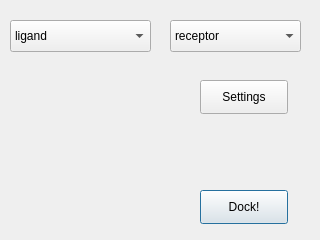
<?xml version="1.0" encoding="UTF-8"?>
<ui version="4.0">
 <class>Dialog</class>
 <widget class="QDialog" name="Dialog">
  <property name="geometry">
   <rect>
    <x>0</x>
    <y>0</y>
    <width>320</width>
    <height>240</height>
   </rect>
  </property>
  <property name="windowTitle">
   <string>Dialog</string>
  </property>
  <widget class="QComboBox" name="ligand_combobox">
   <property name="geometry">
    <rect>
     <x>10</x>
     <y>20</y>
     <width>141</width>
     <height>32</height>
    </rect>
   </property>
   <item>
    <property name="text">
     <string>ligand</string>
    </property>
   </item>
  </widget>
  <widget class="QComboBox" name="receptor_combobox">
   <property name="geometry">
    <rect>
     <x>170</x>
     <y>20</y>
     <width>131</width>
     <height>32</height>
    </rect>
   </property>
   <item>
    <property name="text">
     <string>receptor</string>
    </property>
   </item>
  </widget>
  <widget class="QPushButton" name="button_dock">
   <property name="geometry">
    <rect>
     <x>200</x>
     <y>190</y>
     <width>88</width>
     <height>34</height>
    </rect>
   </property>
   <property name="text">
    <string>Dock!</string>
   </property>
  </widget>
  <widget class="QPushButton" name="settings_button">
   <property name="geometry">
    <rect>
     <x>200</x>
     <y>80</y>
     <width>88</width>
     <height>34</height>
    </rect>
   </property>
   <property name="text">
    <string>Settings</string>
   </property>
  </widget>
 </widget>
 <resources/>
 <connections/>
</ui>
